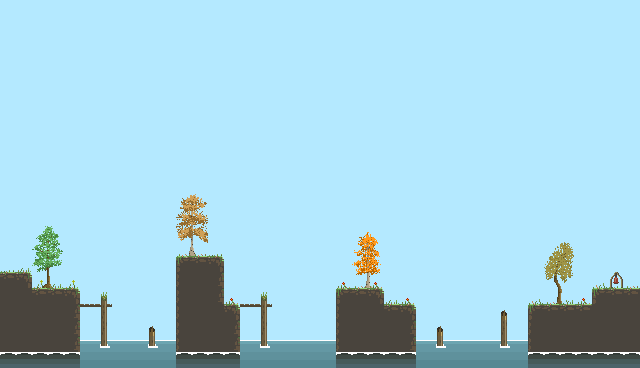

Rendered tile map (Tiled .tmx) drawn with the repository's tilesets; below, a short description and the map source with its tile grids summarised:
An orthogonal 40x23 tile map with 16x16 px tiles, 6 tile layers (BackgroundLayer, GroundLayer, Planks, Docks, ...), 3 tilesets and 13 objects (8x Collider, 2x PlatformCollider, PlayerSpawn, LevelManager, PlayerFinish).

<map version="1.2" tiledversion="1.2.3" orientation="orthogonal" renderorder="right-down" width="40" height="23" tilewidth="16" tileheight="16" infinite="0" backgroundcolor="#b4e9ff" nextlayerid="15" nextobjectid="88">
 <tileset firstgid="1" name="TilesetForest" tilewidth="16" tileheight="16" tilecount="128" columns="16">
  <image source="../assets/tilemaps/TilesetForest.png" width="256" height="128" />
 </tileset>
 <tileset firstgid="129" name="TilesetTrees" tilewidth="16" tileheight="16" tilecount="256" columns="16">
  <image source="../assets/tilemaps/TilesetTrees.png" width="256" height="256" />
 </tileset>
 <tileset firstgid="385" name="TilesetDocks" tilewidth="16" tileheight="16" tilecount="128" columns="16">
  <image source="../assets/tilemaps/TilesetDocks.png" width="256" height="128" />
 </tileset>
 <layer id="8" name="BackgroundLayer" width="40" height="23">
  <data>[920 cells, 0 non-empty, 0 distinct tile ids]</data>
 </layer>
 <layer id="1" name="GroundLayer" width="40" height="23">
  <data>[920 cells, 145 non-empty, 12 distinct tile ids]</data>
 </layer>
 <layer id="12" name="Planks" width="40" height="23">
  <data>[920 cells, 4 non-empty, 1 distinct tile ids]</data>
 </layer>
 <layer id="13" name="Docks" width="40" height="23">
  <data>[920 cells, 36 non-empty, 5 distinct tile ids]</data>
 </layer>
 <objectgroup id="3" name="Objects">
  <object id="11" name="PlayerSpawn" type="PlayerSpawn" x="48" y="272">
   <point />
  </object>
  <object id="58" name="LevelManager" type="LevelManager" x="0" y="0">
   <point />
  </object>
  <object id="60" name="PlayerFinish" type="PlayerFinish" x="608" y="272" width="16" height="16" />
 </objectgroup>
 <objectgroup id="14" name="Collision">
  <object id="78" name="Collider" type="Collider" x="0" y="272" width="32" height="80" />
  <object id="79" name="Collider" type="Collider" x="32" y="288" width="48" height="64" />
  <object id="80" name="Collider" type="Collider" x="176" y="256" width="48" height="96" />
  <object id="81" name="Collider" type="Collider" x="224" y="304" width="16" height="48" />
  <object id="82" name="Collider" type="Collider" x="336" y="288" width="48" height="64" />
  <object id="83" name="Collider" type="Collider" x="384" y="304" width="32" height="48" />
  <object id="84" name="Collider" type="Collider" x="528" y="304" width="64" height="48" />
  <object id="85" name="Collider" type="Collider" x="592" y="288" width="48" height="64" />
  <object id="86" name="PlatformCollider" type="PlatformCollider" x="80" y="304" width="32" height="16" />
  <object id="87" name="PlatformCollider" type="PlatformCollider" x="240" y="304" width="32" height="16" />
 </objectgroup>
 <objectgroup id="11" name="Spikes" />
 <layer id="9" name="Trees" width="40" height="23">
  <data>[920 cells, 35 non-empty, 35 distinct tile ids]</data>
 </layer>
 <layer id="10" name="Grass" width="40" height="23">
  <data>[920 cells, 21 non-empty, 7 distinct tile ids]</data>
 </layer>
</map>